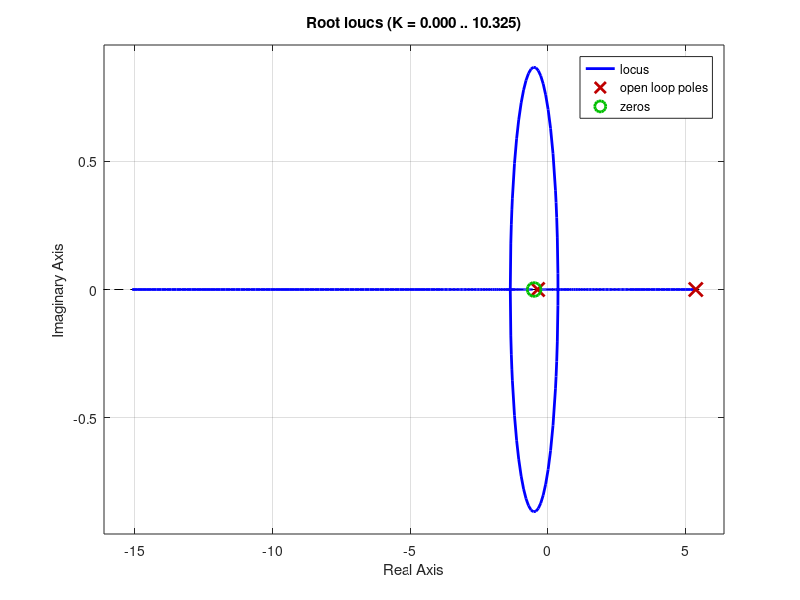

MATLAB code for this plot: (Note: this script raises an error after producing the figure.)
A = [1 2; 3 4]
B = [1; 2]
C = [0 1]
D = [0]

tf(ss(A,B,C,D))
rlocus(tf(ss(A,B,C,D)))
hold on
figure
nyquistplot(tf(ss(A,B,C,D)))
